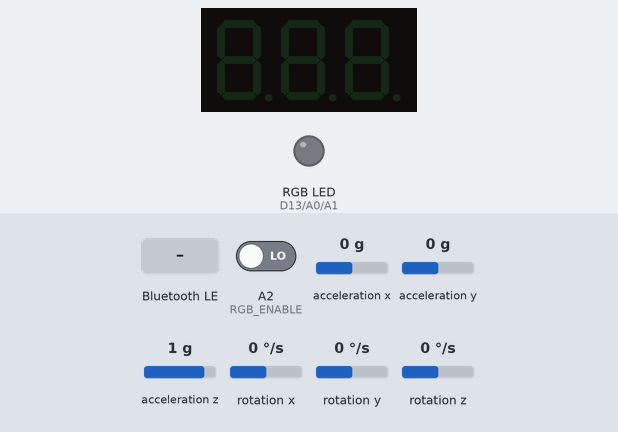
Simulated run of this sketch. Board: Arduino Nano 33 IoT. Parts: 3-digit seven-segment display, an RGB LED mixed from three pins (HIGH = lit). Wiring (inferred from the names in the program): 3-digit 7-segment display, segments lit when HIGH: segments D7, D4, D9, D11, D12, D6, D10, D8; digit selects D3, D2, D5. Dashed ring = blinking. Inputs (shaded band) come from the test bench; at power-on: acceleration z 1 g, acceleration x 0 g, A2 (RGB_ENABLE) LOW, acceleration y 0 g, rotation x 0 °/s, rotation y 0 °/s, rotation z 0 °/s. Nothing arrives over Bluetooth unless stated; the segment pins are drawn as the display they are named for; a phone connects over Bluetooth LE 3 s after start; pins used as bus, display or sensor lines are not drawn; what the sketch prints to the serial monitor is not drawn.

Above: at 1.2 s.
1.3 s: Bluetooth LE write "1" received
At 4.2 s:
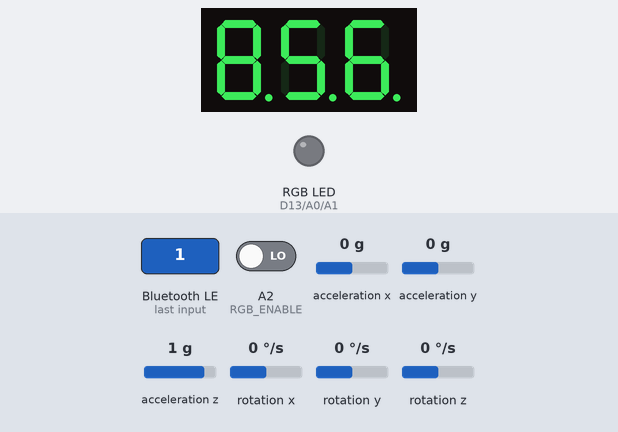
4.3 s: acceleration z set to -1.4 g
7.3 s: acceleration x set to 0.8 g
10.3 s: Bluetooth LE write "2" received
At 13.2 s:
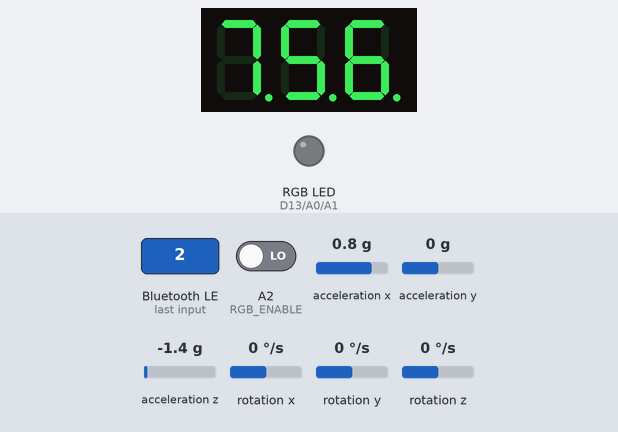
13.3 s: A2 (RGB_ENABLE) driven HIGH
16.3 s: Bluetooth LE write "1" received
At 16.53 s:
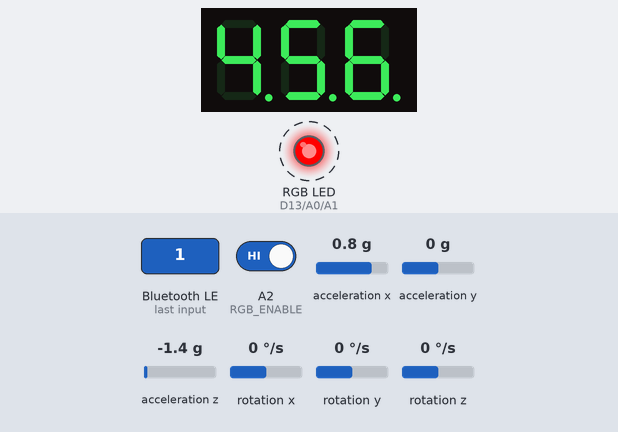
Timing chart, 0 to 23.5 s (numbered marks = the images above; inputs shaded):
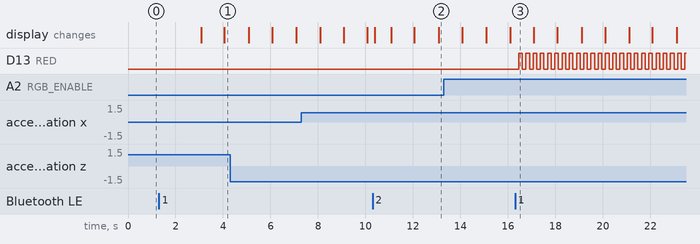

Measured:
- after the input at 1.3 s, the display: first changes after 1.8 s (image 1 shows a later state)
- after the input at 16.3 s, D13 (RED): alternates HIGH for 0.15 s and LOW for 0.15 s, starting after 0.15 s

The sketch:

Game.ino
```cpp
#include <ArduinoBLE.h>
#include <Arduino_LSM6DS3.h>

#define RED 13
#define GREEN 14
#define BLUE 15
#define RGB_ENABLE 16
#define PIN_A 7
#define PIN_B 4
#define PIN_C 9
#define PIN_D 11
#define PIN_E 12
#define PIN_F 6
#define PIN_G 10
#define DIG_0 3
#define DIG_1 2
#define DIG_2 5
#define DOT 8

int digitmappings[10][7] = { // Starts at 9!
  {1, 1, 1, 1, 0, 1, 1}, // 9
  {1, 1, 1, 1, 1, 1, 1}, // 8
  {1, 1, 1, 0, 0, 0, 0}, // 7
  {1, 0, 1, 1, 1, 1, 1}, // 6
  {1, 0, 1, 1, 0, 1, 1}, // 5
  {0, 1, 1, 0, 0, 1, 1}, // 4
  {1, 1, 1, 1, 0, 0, 1}, // 3
  {1, 1, 0, 1, 1, 0, 1}, // 2
  {0, 1, 1, 0, 0, 0, 0}, // 1
  {1, 1, 1, 1, 1, 1, 0}, // 0
};
int pinArr[7] = {PIN_A, PIN_B, PIN_C, PIN_D, PIN_E, PIN_F, PIN_G};
int digArr[4] = {DIG_0, DIG_1, DIG_2};
int idxArr[3] = {9, 9, 2};
int FlashInterval[3] = {0, 150, 1000};

int activeDigit = 0;
int prevSec = millis();
int prevUpdate = millis();
int prevBlink = millis();
int prevRead = millis();
bool time_expired = false;
bool game_started = false;
int fail_led = 0;
bool flash_state = false;
int rgb_color = -1;
int rgb_rate = -1;

BLEService ClockService("f8f9c2aa-6ac0-4e7e-9848-a4f4e8800f69"); // Send Clock Information
BLEService GameService("c24660cb-48d0-4f69-af9a-72f3c8da7c94"); // Send Game Info
BLEService PuzzleService("f853a97e-2fff-4dd4-b9a1-b69fe2c74e53"); // Send Puzzle Info

BLEUnsignedIntCharacteristic BombCharacteristic("144a7cbf-41d7-4298-af88-96282cf1088f", BLERead | BLEWrite);

BLEIntCharacteristic TimeCharacteristic("2e92fbab-6365-4ce6-aa19-9b1fe217888c", BLERead | BLEWrite);
BLEIntCharacteristic StartCharacteristic("d1b05699-f934-43e3-ae5f-2510118995f7", BLERead | BLEWrite);
BLEIntCharacteristic SequenceCharacteristic("2e1c9e14-a3d6-41d6-a484-114375527aa6", BLERead | BLEWrite);
BLEIntCharacteristic WireCharacteristic("5101a8d5-e8da-4ef6-9e03-1c0573d25429", BLERead | BLEWrite);
BLEIntCharacteristic OrientationCharacteristic("ba90a02e-9acd-4f6b-8d2d-db52abdab1ab", BLERead | BLEWrite);
BLEIntCharacteristic SkipCharacteristic("31a276d9-606a-4089-971f-0c3c349a7374", BLERead | BLEWrite);
BLEIntCharacteristic SpeechCharacteristic("068891ec-d3b6-4d8a-9572-d4292b02e729", BLERead | BLEWrite);
BLEIntCharacteristic RgbPressedCharacteristic("b12b0137-a6a4-4e6c-b3a2-824e5827afda", BLERead | BLEWrite);
BLEIntCharacteristic RgbCharacteristic("5976c24b-7bf4-493f-84d6-11c8ca71d899", BLERead | BLEWrite);

unsigned int time = 0;
unsigned int orientation = 5;
unsigned int wire = 0;
unsigned int sequence = 0;
unsigned int rgb_pressed = 0;

void setup() {
  pinMode(RED, OUTPUT);
  pinMode(GREEN, OUTPUT);
  pinMode(BLUE, OUTPUT);
  pinMode(RGB_ENABLE, INPUT);
  pinMode(PIN_A, OUTPUT);
  pinMode(PIN_B, OUTPUT);
  pinMode(PIN_C, OUTPUT);
  pinMode(PIN_D, OUTPUT);
  pinMode(PIN_E, OUTPUT);
  pinMode(PIN_F, OUTPUT);
  pinMode(PIN_G, OUTPUT);
  pinMode(DOT, OUTPUT);
  pinMode(DIG_0, OUTPUT);
  pinMode(DIG_1, OUTPUT);
  pinMode(DIG_2, OUTPUT);
  digitalWrite(DIG_0, 0);
  digitalWrite(DIG_1, 0);
  digitalWrite(DIG_2, 0);
  digitalWrite(DOT, 0);
  Serial.begin(9600);
  Serial1.begin(9600);
  BleSetup();
  ImuSetup();
}

void loop() {
  BLEDevice central = BLE.central();
  ReadTransmitter();

  if (central && central.connected()) {
    // Wait for start signal from host
    if (StartCharacteristic.written() && StartCharacteristic.value()) {
      ResetClock();
      game_started = true;
      digitalWrite(DOT, 1);
    }
    if (RgbCharacteristic.written() && RgbCharacteristic.value()) {
      int encoded_rgb = RgbCharacteristic.value();
      rgb_color = encoded_rgb / 10;
      rgb_rate = encoded_rgb % 10;
    }
  }
  if (game_started) {
    ReadImu();
    ReadTransmitter();
    writeRGB();
    // Send time remaining to host
    if (central && central.connected()) {
      time = (9 - idxArr[2]) * 60 + (9 - idxArr[1]) * 10 + (9 - idxArr[0]);
    }

    unsigned int payload = 0x0;
    payload |= orientation;
    payload <<= 3;
    payload |= wire;
    payload <<= 3;
    payload |= sequence;
    payload <<= 1;
    payload |= rgb_pressed;
    payload <<= 10;
    payload |= time;

    BombCharacteristic.writeValue(payload);

    // Write current digit value
    for(int i = 0; i < 3; i++) {
      if (i == activeDigit) {
        digitalWrite(digArr[i], 0);
      }
      else {
        digitalWrite(digArr[i], 1);
      }
    }

    if (!time_expired) {
      /*
      if (millis() - prevBlink >= 500) {
        digitalWrite(GREEN_LED, !fail_led);
        fail_led = fail_led ^ 1;
        prevBlink = millis();
      }
      */
      // Update Clock
      if(millis() - prevSec >= 1000) {
        if (idxArr[0] == 9) {
          if (idxArr[1] == 9) {
            if (idxArr[2] == 9) {
              time_expired = true;
              //digitalWrite(GREEN_LED, 0);
            }
            else {
              idxArr[2] = (idxArr[2] + 1) % 10;
            }
            if (!time_expired) {
              idxArr[1] = 4;
            }
          }
          else {
            idxArr[1] = (idxArr[1] + 1) % 10;
          }
          if (!time_expired) {
            idxArr[0] = 0;
          }
        }
        else {
        idxArr[0] = (idxArr[0] + 1) % 10;
        }
        prevSec = millis();
      }
    }
    else {
      /*
      if (millis() - prevBlink >= 500) {
        digitalWrite(RED_LED, !fail_led);
        fail_led = fail_led ^ 1;
        prevBlink = millis();
      }
      */
    }
    // Write Display
    for(int i = 0; i < 7; i++) {
      digitalWrite(pinArr[i], digitmappings[idxArr[activeDigit]][i]);
    }

    if(millis() - prevUpdate >= 5) {
      activeDigit = (activeDigit + 1) % 3; // Alternate digit display
      prevUpdate = millis();
    }
  }
}

void BleSetup() {
  // begin initialization
  if (!BLE.begin()) {
    Serial.println("starting Bluetooth® Low Energy module failed!");

    while (1);
  }

  // set advertised local name and service UUID:
  BLE.setLocalName("Nano 33 IoT");
  BLE.setAdvertisedService(ClockService);

  // add the characteristic to the service

  ClockService.addCharacteristic(TimeCharacteristic);
  GameService.addCharacteristic(StartCharacteristic);
  GameService.addCharacteristic(SkipCharacteristic);
  GameService.addCharacteristic(SpeechCharacteristic);
  GameService.addCharacteristic(RgbCharacteristic);
  PuzzleService.addCharacteristic(BombCharacteristic);
  PuzzleService.addCharacteristic(RgbPressedCharacteristic);
  PuzzleService.addCharacteristic(SequenceCharacteristic);
  PuzzleService.addCharacteristic(WireCharacteristic);
  PuzzleService.addCharacteristic(OrientationCharacteristic);
  // add service
  BLE.addService(ClockService);
  BLE.addService(GameService);
  BLE.addService(PuzzleService);

  // start advertising
  BLE.advertise();

}

void ImuSetup() {
  if (!IMU.begin()) {
    Serial.println("starting IMU module failed!");
    while (1);
  }
  Serial.println("Initialized IMU!");
}

void ResetClock() {
  idxArr[0] = 9;
  idxArr[1] = 9;
  idxArr[2] = 2;
  //digitalWrite(RED_LED, 0);
  time_expired = false;
}

void ReadImu() {
  float x, y, z, rx, ry, rz;
  if (IMU.accelerationAvailable() && IMU.gyroscopeAvailable()) {
    IMU.readAcceleration(x, y, z);
    IMU.readGyroscope(rx, ry, rz);
    ReadOrientation(x, y, z, rx, ry, rz);
  }
}

void ReadOrientation(float x_accel, float y_accel, float z_accel, float x_gyro, float y_gyro, float z_gyro) {
    if (z_accel > 0.8) {
      Serial.println("CLOCK");
      orientation = 0; // CLOCK activated
    }
    else if (x_accel > 0.8) {
      Serial.println("SPEECH");
      orientation = 1; // SPEECH activated
    }
    else if (z_accel < -0.8) {
      Serial.println("LOCALIZATION");
      orientation = 2; // LOCALIZATION activated
    }
    else if (y_accel > 0.8) {
      Serial.println("SEQUENCING");
      orientation = 3; // SEQUENCING activated
    }
    else if (y_accel < -0.8) {
      Serial.println("WIRES");
      orientation = 4; // WIRES activated
    }
    else {
      orientation = 5; // UNRECOGNIZED orientation
    }
}

void ReadTransmitter() {
  // Read data from UART
  if (Serial1.available() >= 0) {
    char receivedData = Serial1.read();
    // Wire Cutting Data
    if (receivedData == '1') {
      Serial.println("Wire 1");
      wire = 1;
    }
    else if (receivedData == '2') {
      Serial.println("Wire 2");
      wire = 2;
    }
    else if (receivedData == '3') {
       Serial.println("Wire 3");
      wire = 3;
    }
    else if (receivedData == '4') {
       Serial.println("Wire 4");
      wire = 4;
    }
    else if (receivedData == '5') {
       Serial.println("Wire 5");
      wire = 5;
    }
    else if (receivedData == '6') {
       Serial.println("Wire 6");
      wire = 6;
    }
    else if (receivedData == '0') {
      wire = 0;
    }
    else if (receivedData == 'a') {
       Serial.println("Top Right");
       sequence = 1;
    }
    else if (receivedData == 'b') {
       Serial.println("Bottom Right");
       sequence = 2;
    }
    else if (receivedData == 'c') {
       Serial.println("Top Left");
       sequence = 3;
    }
    else if (receivedData == 'd') {
       Serial.println("Bottom Left");
       sequence = 4;
    }
    else if (receivedData == 'n') {
       sequence = 0;
    }
  }
}

void writeRGB() {
  if (digitalRead(RGB_ENABLE)) {
      rgb_pressed = 1;
      if (millis() - prevBlink >= FlashInterval[rgb_rate]) {
          if (flash_state && rgb_color == 0) {
            digitalWrite(RED, 1);
            digitalWrite(GREEN, 0);
            digitalWrite(BLUE, 0);
          }
          else if (flash_state && rgb_color == 1) {
            digitalWrite(RED, 0);
            digitalWrite(GREEN, 1);
            digitalWrite(BLUE, 0);
          }
          else if (flash_state && rgb_color == 2) {
            digitalWrite(RED, 0);
            digitalWrite(GREEN, 0);
            digitalWrite(BLUE, 1);
          }
          else if (flash_state && rgb_color == 3) {
            digitalWrite(RED, 1);
            digitalWrite(GREEN, 1);
            digitalWrite(BLUE, 0);
          }
          else if (flash_state && rgb_color == 4) {
            digitalWrite(RED, 1);
            digitalWrite(GREEN, 0);
            digitalWrite(BLUE, 1);
          }
          else if (flash_state && rgb_color == 5) {
            digitalWrite(RED, 1);
            digitalWrite(GREEN, 1);
            digitalWrite(BLUE, 1);
          }
          else if (rgb_rate != 0 ) {
            digitalWrite(RED, 0);
            digitalWrite(GREEN, 0);
            digitalWrite(BLUE, 0);
          }
          flash_state = !flash_state;
          prevBlink = millis();
      }
    }
  else {
    rgb_pressed = 0;
    digitalWrite(RED, 0);
    digitalWrite(GREEN, 0);
    digitalWrite(BLUE, 0);
  }
}
```
